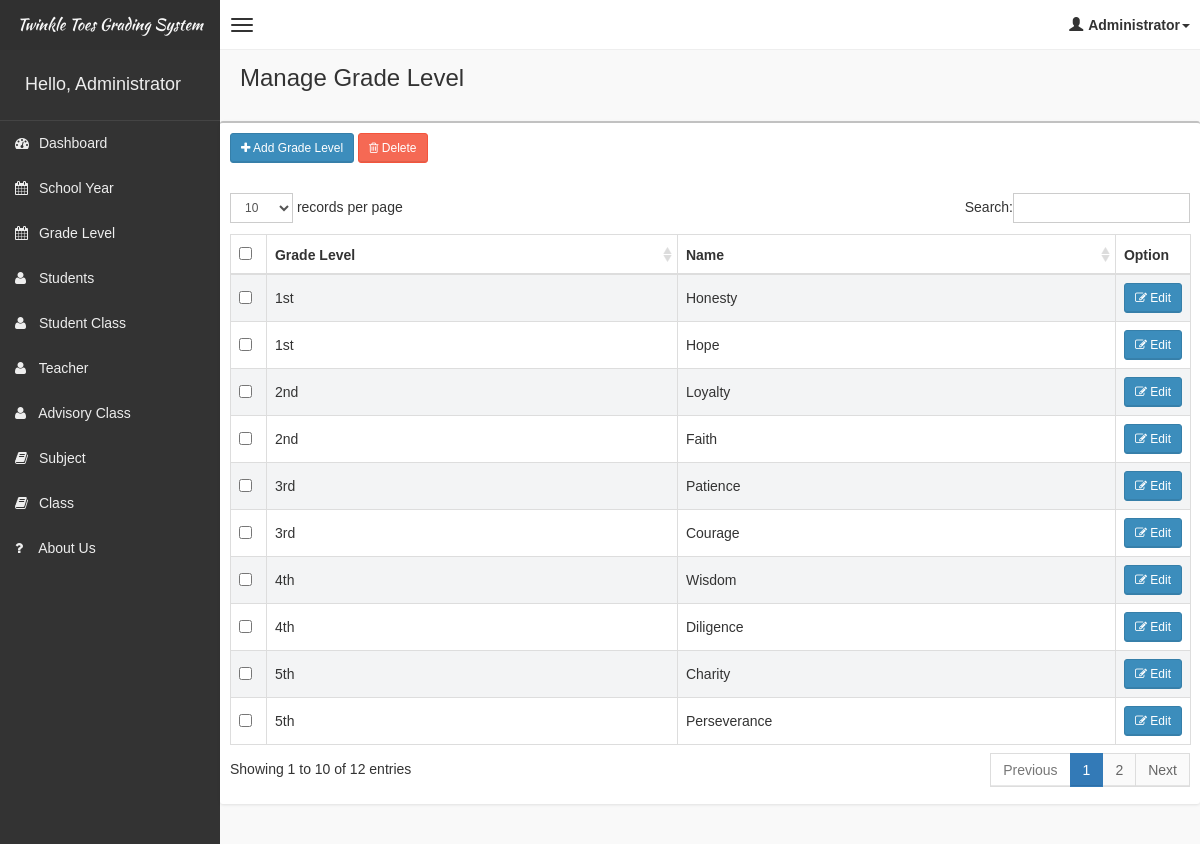
/system/pages/yearlevel/yearlevel.php (signed in), run on the app's committed database.
### tables this page shows
CREATE TABLE IF NOT EXISTS `tblyearlevel` (
  `id` int(11) NOT NULL AUTO_INCREMENT,
  `yearlevel` varchar(20) NOT NULL,
  `description` varchar(50) NOT NULL,
  PRIMARY KEY (`id`)
);

### system/pages/yearlevel/yearlevel.php (shortened to what this page needs)
<!DOCTYPE html>
<html>
    <?php include('../head_css.php'); ?>
    <body class="skin-black">
        <?php
        include "../connection.php";
        ?>
        <?php include('../header.php'); ?>
        <div class="wrapper row-offcanvas row-offcanvas-left">
            <?php include('../sidebar-left.php'); ?>
            <aside class="right-side">
                <section class="content-header">
                    <h1>
                        Manage Grade Level
                    </h1>
                </section>
                <section class="content">
                    <div class="row">
                            <div class="box">
                                <div class="box-header">
                                    <div style="padding:10px;">
                                        <button class="btn btn-primary btn-sm" data-toggle="modal" data-target="#addYLModal"><i class="fa fa-plus" aria-hidden="true"></i> Add Grade Level</button>
                                        <button class="btn btn-danger btn-sm" data-toggle="modal" data-target="#deleteModal"><i class="fa fa-trash-o" aria-hidden="true"></i> Delete</button>
                                    </div>
                                </div>
                                <div class="box-body table-responsive">
                                <form method="post">
                                    <table id="table" class="table table-bordered table-striped">
                                        <thead>
                                            <tr>
                                                <th style="width: 20px !important;"><input type="checkbox" name="chk_delete[]" class="cbxMain" onchange="checkMain(this)" /></th>
                                                <th>Grade Level</th>
                                                <th>Name</th>
                                                <th style="width: 40px !important;">Option</th>
                                            </tr>
                                        </thead>
                                        <tbody>
                                            <?php
                                            $squery = mysqli_query($con, "select * from tblyearlevel");
                                            while($row = mysqli_fetch_array($squery))
                                            {
                                                echo '
                                                <tr>
                                                    <td><input type="checkbox" name="chk_delete[]" class="chk_delete" value="'.$row['id'].'" /></td>
                                                    <td>'.$row['yearlevel'].'</td>
                                                    <td>'.$row['description'].'</td>
                                                    <td><button class="btn btn-primary btn-sm" data-target="#editModal'.$row['id'].'" data-toggle="modal"><i class="fa fa-pencil-square-o" aria-hidden="true"></i> Edit</button></td>
                                                </tr>
                                                ';
                                            }
                                            ?>
                                        </tbody>
                                    </table>
                                    </form>
                                </div>
                            </div>
                    </div>
                </section>
            </aside>
        </div>
    </body>
</html>

### system/pages/header.php (shortened to what this page needs)
<?php
 echo  '<header class="header">
          <a href="#" class="logo">
              Twinkle Toes Grading System
          </a>
          <nav class="navbar navbar-static-top" role="navigation">
              <a href="#" class="navbar-btn sidebar-toggle" data-toggle="offcanvas" role="button">
                  <span class="sr-only">Toggle navigation</span>
                  <span class="icon-bar"></span>
                  <span class="icon-bar"></span>
                  <span class="icon-bar"></span>
              </a>
              <div class="navbar-right">
                  <ul class="nav navbar-nav">
                      <li class="dropdown user user-menu">
                          <a href="#" class="dropdown-toggle" data-toggle="dropdown">
                              <i class="glyphicon glyphicon-user"></i>';
                              if($_SESSION['role'] == "Administrator"){
                                  $user = mysqli_query($con,"SELECT * from tbladmin where id = '".$_SESSION['userid']."' ");
                                  while($row = mysqli_fetch_array($user)){
                                      echo'<span>'.$row['accounttype'].'<i class="caret"></i></span>';
                                  }
                              }
                              elseif($_SESSION['role'] == "Teacher"){
                                  $user = mysqli_query($con,"SELECT * from tblteacher where id = '".$_SESSION['userid']."' ");
                                  while($row = mysqli_fetch_array($user)){
                                      $_SESSION['user'] = $row['fname'].' '.$row['lname'];
                                      echo'<span>'.$row['fname'].' '.$row['lname'].'<i class="caret"></i></span>';
                                  }
                              }
                              elseif($_SESSION['role'] == "Student"){
                                  $user = mysqli_query($con,"SELECT * from tblrealadmin where id = '".$_SESSION['userid']."' ");
                                  while($row = mysqli_fetch_array($user)){
                                      $_SESSION['user'] = $row['fname'].' '.$row['lname'];
                                      echo'<span>'.$row['fname'].' '.$row['lname'].'<i class="caret"></i></span>';
                                  }
                              }
                          echo '</a>
                          <ul class="dropdown-menu">
                              <li class="user-header bg-light-blue">
                                  <p>
                                      '.$_SESSION['user'].'
                                  </p>
                              </li>
                              <li class="user-footer">
                                  <div class="pull-left">
                                      <a href="#" class="btn btn-default btn-flat" data-toggle="modal" data-target="#editProfileModal">Edit Profile</a>
                                  </div>
                                  <div class="pull-right">
                                      <a href="../../logout.php" class="btn btn-default btn-flat">Sign out</a>
                                  </div>
                              </li>
                          </ul>
                      </li>
                  </ul>
              </div>
          </nav>
      </header>'; ?>

### system/pages/sidebar-left.php (shortened to what this page needs)
<?php
	echo '
	<aside class="left-side sidebar-offcanvas">
                <section class="sidebar">
                    <div class="user-panel">
                        <div class="pull-left info">
                            <h4>Hello, ';
                                if($_SESSION['role'] == "Administrator"){
                                    $user = mysqli_query($con,"SELECT * from tbladmin where id = '".$_SESSION['userid']."' ");
                                    while($row = mysqli_fetch_array($user)){
                                        echo $row['accounttype'];
                                    }
                                }
                                elseif($_SESSION['role'] == "Teacher"){
                                    $user = mysqli_query($con,"SELECT * from tblteacher where id = '".$_SESSION['userid']."' ");
                                    while($row = mysqli_fetch_array($user)){
                                        $_SESSION['user'] = $row['fname'].' '.$row['lname'];
                                        echo $row['fname'].' '.$row['lname'];
                                    }
                                }
                                elseif($_SESSION['role'] == "Student"){
                                    $user = mysqli_query($con,"SELECT * from tblrealadmin where id = '".$_SESSION['userid']."' ");
                                    while($row = mysqli_fetch_array($user)){
                                        $_SESSION['user'] = $row['fname'].' '.$row['lname'];
                                        echo $row['fname'].' '.$row['lname'] ;
                                    }
                                }
                                echo '
                            </h4>
                        </div>
                    </div>
                    <ul class="sidebar-menu">';
                        if($_SESSION['role'] == "Administrator"){
                            echo '
                            <li>
                                <a href="../dashboard/dashboard.php">
                                    <i class="fa  fa-dashboard"></i> <span>Dashboard</span>
                                </a>
                            </li>
                            <li>
                                <a href="../schoolyear/schoolyear.php">
                                    <i class="fa fa-calendar"></i> <span>School Year</span>
                                </a>
                            </li>
                            <li>
                                <a href="../yearlevel/yearlevel.php">
                                    <i class="fa fa-calendar"></i> <span>Grade Level</span>
                                </a>
                            </li>
                            <li>
                                <a href="../student/student.php">
                                    <i class="fa fa-user"></i> <span>Students</span>
                                </a>
                            </li>
                            <li>
                                <a href="../studentclass/studentclass.php">
                                    <i class="fa fa-user"></i> <span>Student Class</span>
                                </a>
                            </li>
                            <li>
                                <a href="../teacher/teacher.php">
                                    <i class="fa fa-user"></i> <span>Teacher</span>
                                </a>
                            </li>
                            <li>
                                <a href="../teacheradvisory/teacheradvisory.php">
                                    <i class="fa fa-user"></i> <span>Advisory Class</span>
                                </a>
                            </li>
                            <li>
                                <a href="../subject/subject.php">
                                    <i class="fa fa-book"></i> <span>Subject</span>
                                </a>
                            </li>
                            <li>
                                <a href="../class/class.php">
                                    <i class="fa fa-book"></i> <span>Class</span>
                                </a>
                            </li>
                            <li>
                                 <a href="../aboutus.php">
                                    <i class="fa fa-question"></i> <span>About Us</span>
                                </a>
                            </li>';
                        }
                        echo'
                    </ul>
                </section>
            </aside>
	';
?>

### data on the page
tblyearlevel: yearlevel "1st", description "Honesty"
tblyearlevel: yearlevel "1st", description "Hope"
tblyearlevel: yearlevel "2nd", description "Loyalty"
tblyearlevel: yearlevel "2nd", description "Faith"
tblyearlevel: yearlevel "3rd", description "Patience"
tblyearlevel: yearlevel "3rd", description "Courage"
tblyearlevel: yearlevel "4th", description "Wisdom"
tblyearlevel: yearlevel "4th", description "Diligence"
tblyearlevel: yearlevel "5th", description "Charity"
tblyearlevel: yearlevel "5th", description "Perseverance"

### other printed values
$row['accounttype'] "Administrator"
